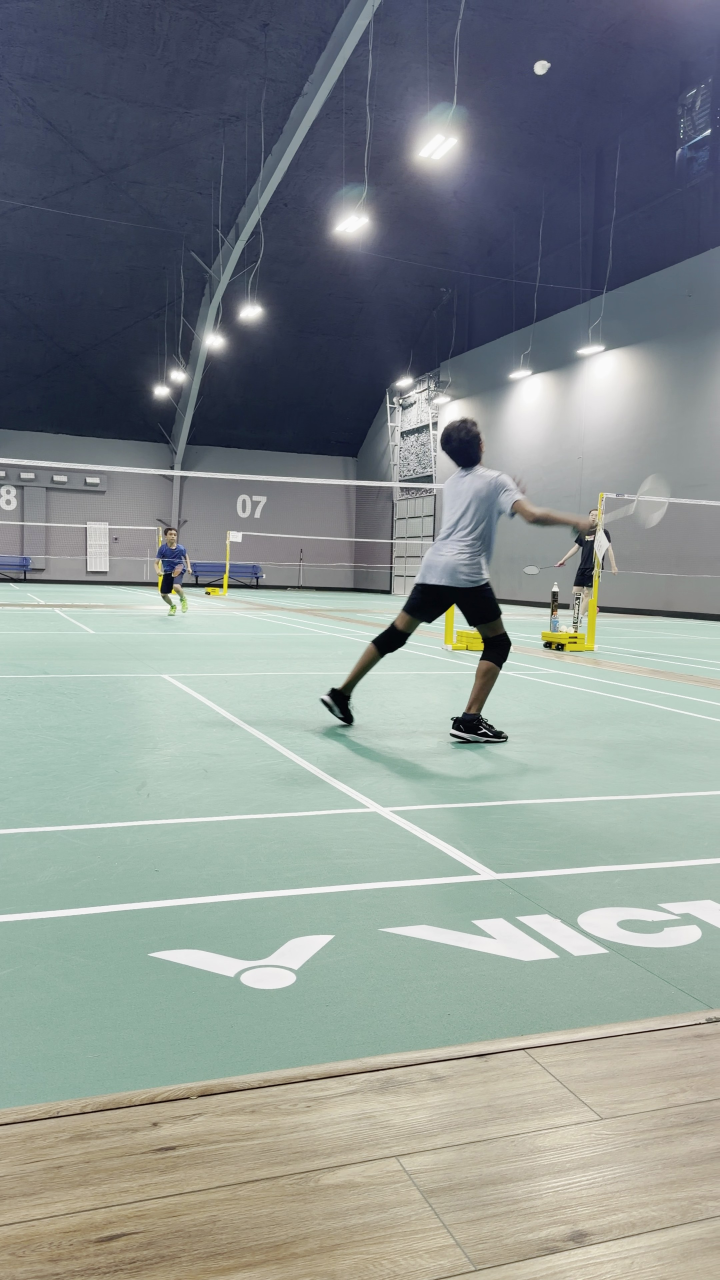
#> input picture data/court_dataset/images/bad_1-3507bbab2c-f000144.jpg, 2160 x 3840 px (shown at 1/3 size)
$ python -i scrape_commons_courts.py   (imports and definitions only)
#> lines starting #> are read from the running program, lines starting #| are printed output that depends on the picture
#> further down, picture is the input picture: shape (3840, 2160, 3); mean B, G, R 142.1, 143.5, 135.5
#!/usr/bin/env python3
"""Download attribution-preserving badminton court photos from Wikimedia Commons.

Only freely licensed Commons files are considered. Search results are filtered
for raster photos, minimum resolution, duplicate hashes, and visible long-line
evidence. Every image retains its description-page URL, creator, and license.
"""
from __future__ import annotations

import argparse
import hashlib
import html
import json
import re
import ssl
import sys
import time
from html.parser import HTMLParser
from pathlib import Path
from typing import Any
from urllib.parse import urlencode
from urllib.request import Request, urlopen

import cv2
import certifi
import numpy as np


API_URL = "https://commons.wikimedia.org/w/api.php"
USER_AGENT = "BadmintonCoachDatasetBuilder/0.1 (offline research dataset; contact: local-user)"
DEFAULT_QUERIES = (
    '"badminton court"',
    'badminton match court',
    'badminton tournament court',
    'badminton players indoor court',
)
EXCLUDED_TITLE_TERMS = (
    "diagram", "dimensions", "layout", "logo", "icon", "map", "3d", "render", "schema", "plan view",
)
ALLOWED_LICENSE_MARKERS = ("cc0", "public domain", "cc by", "cc-by", "cc by-sa", "cc-by-sa")
# [1 line that did not run here, left out]


class TextExtractor(HTMLParser):
    def __init__(self) -> None:
        super().__init__()
        self.parts: list[str] = []

    def handle_data(self, data: str) -> None:
        self.parts.append(data)


# [31 lines left out: functions strip_html, api_json, search_candidates, not called in this run]


def metadata_value(metadata: dict[str, Any], key: str) -> str:
    entry = metadata.get(key, {})
    return strip_html(entry.get("value") if isinstance(entry, dict) else str(entry))


def line_score(image: np.ndarray) -> int:
    height, width = image.shape[:2]
#> height = 3840; width = 2160
    scale = min(1.0, 900 / max(height, width))
#> scale = 0.234
    small = cv2.resize(image, (round(width * scale), round(height * scale)), interpolation=cv2.INTER_AREA)
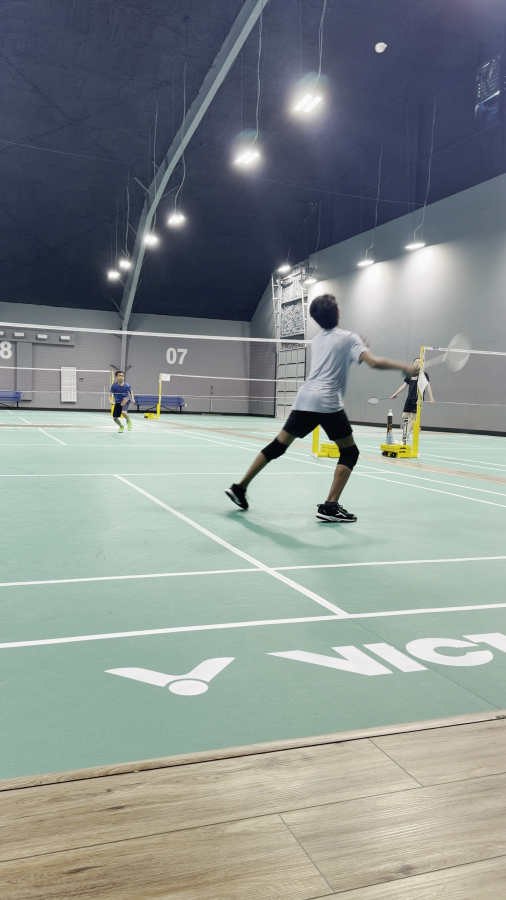
#> small: shape (900, 506, 3); mean B, G, R 142.1, 143.5, 135.5
    gray = cv2.cvtColor(small, cv2.COLOR_BGR2GRAY)
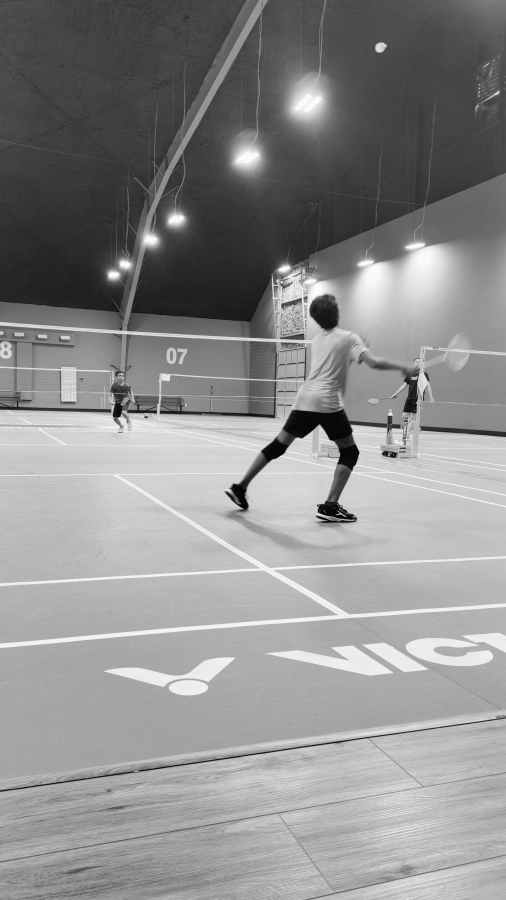
#> gray: shape (900, 506); min 3, max 253, mean 141
    edges = cv2.Canny(cv2.GaussianBlur(gray, (5, 5), 0), 55, 150)
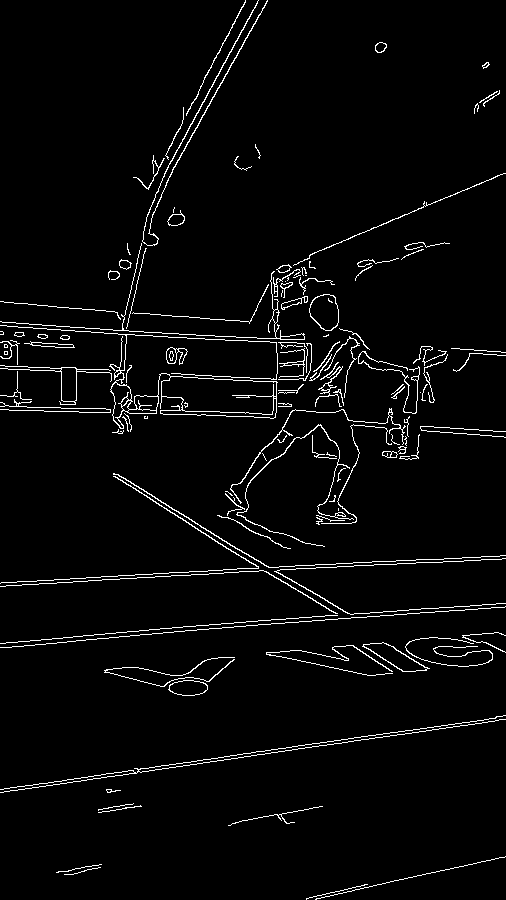
#> edges: shape (900, 506); 3.3% white in thin lines or dots
    lines = cv2.HoughLinesP(
        edges,
        1,
        np.pi / 180,
        threshold=45,
        minLineLength=max(45, int(min(small.shape[:2]) * 0.16)),
        maxLineGap=18,
    )
#> lines = 48 rows, first 6: [161, 765, 495, 718], [183, 626, 505, 603], [17, 581, 505, 555], [6, 585, 223, 573], [185, 630, 504, 607], [61, 330, 311, 344]
    return 0 if lines is None else int(min(100, len(lines)))


# [7 lines left out: function difference_hash, not called in this run]


def hamming_distance(left: int, right: int) -> int:
    return (left ^ right).bit_count()


# [148 lines left out: functions download_bytes, scrape, main, not called in this run]


# [2 lines not run here, left out]

>>> import cv2
>>> picture = cv2.imread('../data/court_dataset/images/bad_1-3507bbab2c-f000144.jpg')
>>> result = line_score(picture)
#> result = 48

$ run again, on data/court_dataset/images/bad_10-8946399cca-f000086.jpg
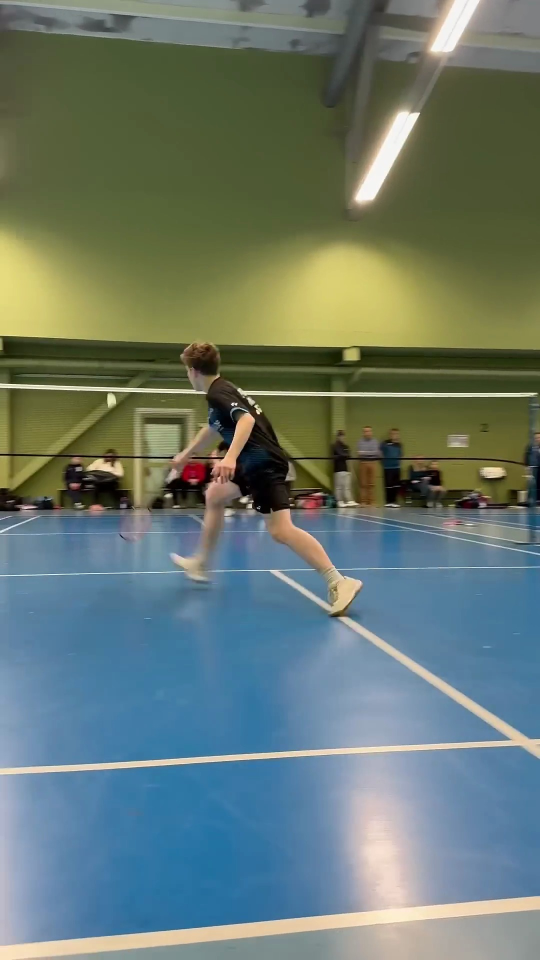
#> input picture data/court_dataset/images/bad_10-8946399cca-f000086.jpg, 1080 x 1920 px (shown at 1/2 size)
#> picture is the input picture: shape (1920, 1080, 3); mean B, G, R 112, 120.6, 104.6
#> in line_score, `gray = cv2.cvtColor(small, cv2.COLOR_BGR2GRAY)`:
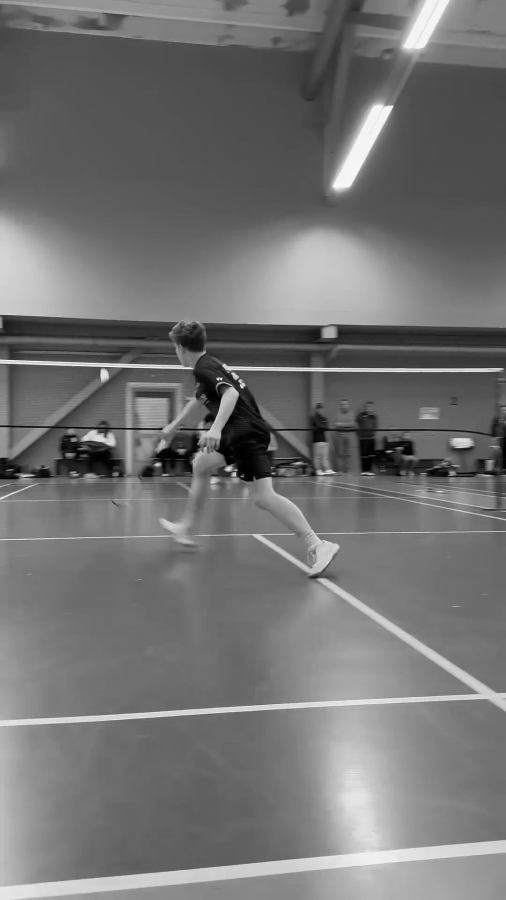
#> gray: shape (900, 506); min 0, max 249, mean 114.8
#> in line_score, `edges = cv2.Canny(cv2.GaussianBlur(gray, (5, 5), 0), 55, 150)`:
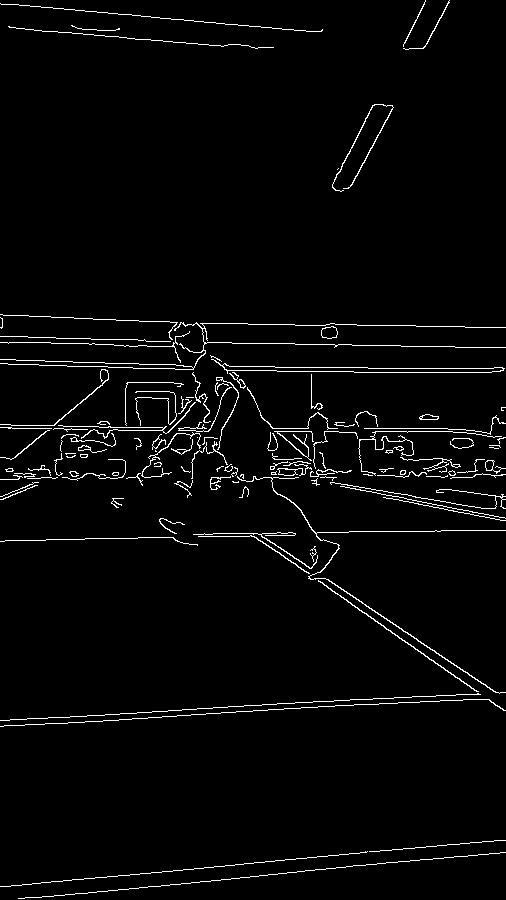
#> edges: shape (900, 506); 2.8% white in thin lines or dots
#> lines = 49 rows, first 6: [251, 533, 504, 710], [3, 315, 169, 321], [182, 709, 505, 692], [208, 453, 255, 366], [261, 534, 494, 691], [138, 888, 423, 859]
#> result = 49

$ run again, on data/court_dataset/images/bad_10-8946399cca-f000214.jpg
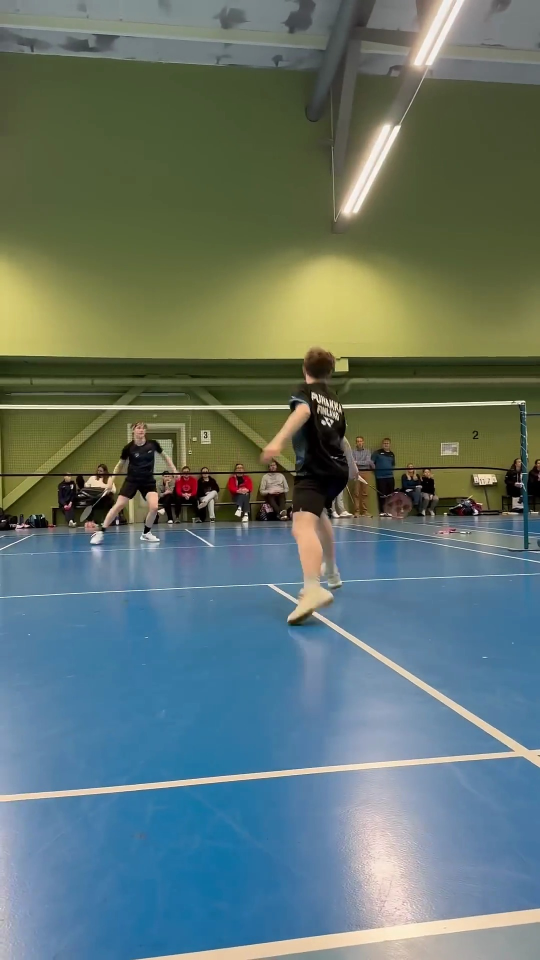
#> input picture data/court_dataset/images/bad_10-8946399cca-f000214.jpg, 1080 x 1920 px (shown at 1/2 size)
#> picture is the input picture: shape (1920, 1080, 3); mean B, G, R 111.1, 116.5, 98.4
#> in line_score, `gray = cv2.cvtColor(small, cv2.COLOR_BGR2GRAY)`:
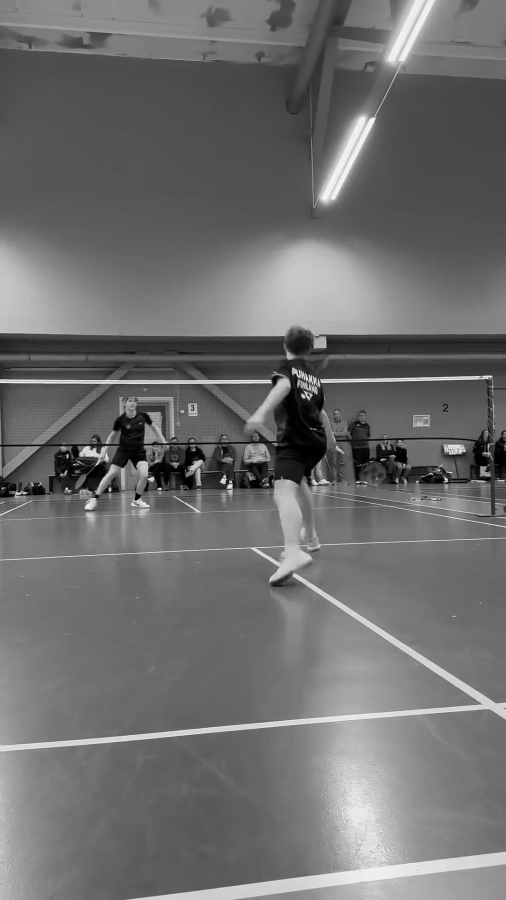
#> gray: shape (900, 506); min 0, max 247, mean 110.5
#> in line_score, `edges = cv2.Canny(cv2.GaussianBlur(gray, (5, 5), 0), 55, 150)`:
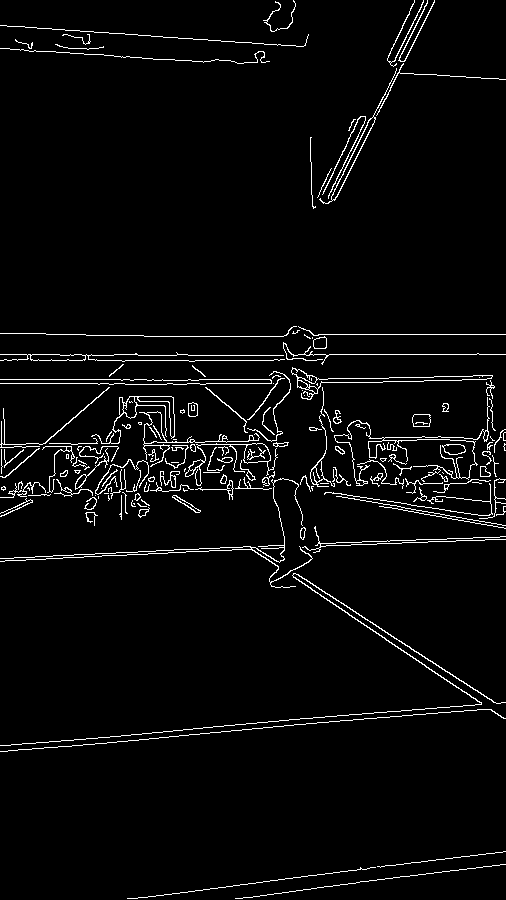
#> edges: shape (900, 506); 3.5% white in thin lines or dots
#> lines = 96 rows, first 6: [248, 546, 504, 718], [286, 354, 505, 354], [0, 561, 257, 548], [0, 360, 279, 360], [326, 438, 440, 436], [35, 556, 155, 551]
#> result = 96

$ run again, on data/court_dataset/images/bad_10-8946399cca-f000300.jpg
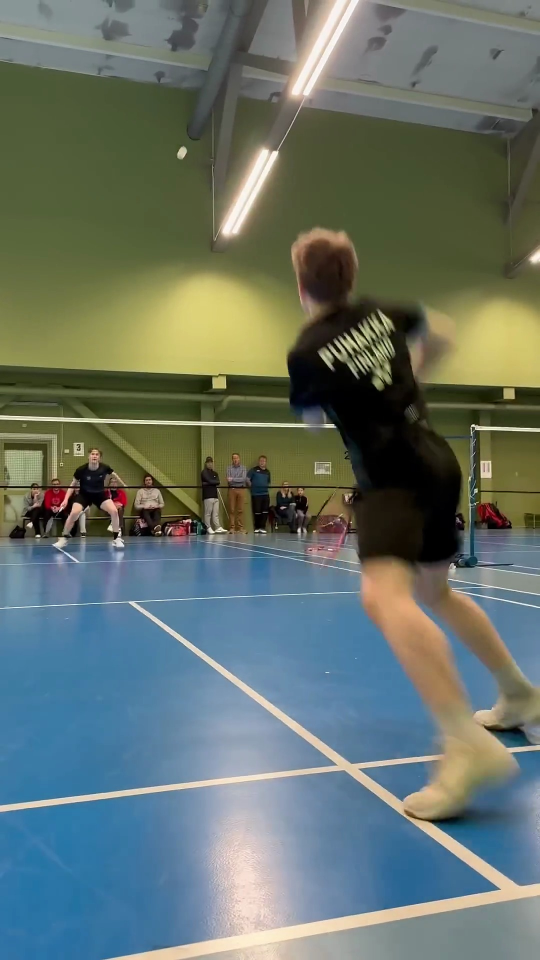
#> input picture data/court_dataset/images/bad_10-8946399cca-f000300.jpg, 1080 x 1920 px (shown at 1/2 size)
#> picture is the input picture: shape (1920, 1080, 3); mean B, G, R 106.6, 114.3, 102
#> in line_score, `gray = cv2.cvtColor(small, cv2.COLOR_BGR2GRAY)`:
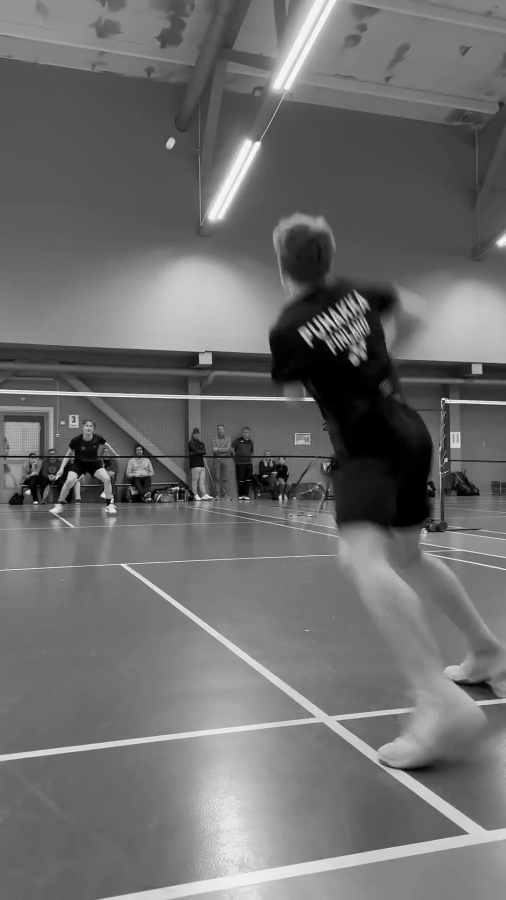
#> gray: shape (900, 506); min 0, max 250, mean 109.7
#> in line_score, `edges = cv2.Canny(cv2.GaussianBlur(gray, (5, 5), 0), 55, 150)`:
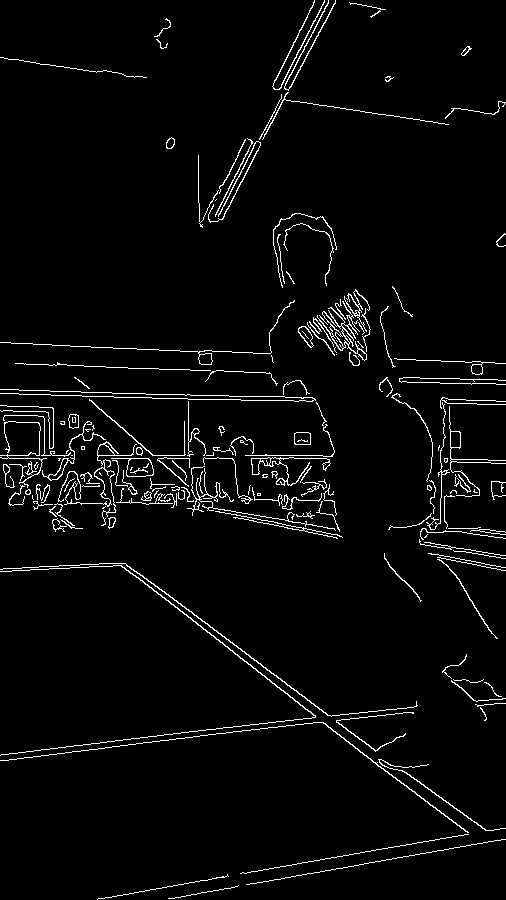
#> edges: shape (900, 506); 3.4% white in thin lines or dots
#> lines = 69 rows, first 6: [119, 563, 409, 789], [97, 899, 500, 828], [211, 221, 252, 141], [235, 455, 332, 455], [222, 219, 308, 51], [139, 573, 375, 750]
#> result = 69
